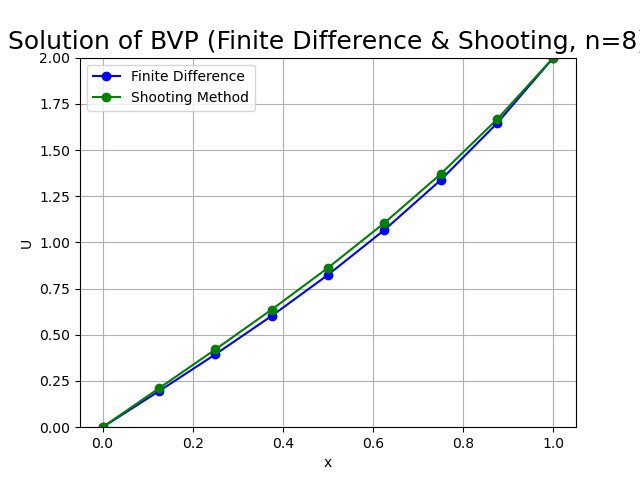

The Python source for this figure:
import numpy as np
import matplotlib.pyplot as mpl
import scipy.sparse

# Parameters
n = 7  
h = 1 / (n + 1) 
g_0 = 0  
g_1 = 2  
p = 0  
q = 4  
x = np.linspace(0, 1, n + 2)  

# Define function f(x)
def f(x):
    return 4 * x

# Construct finite difference matrix A
main_diag = 2 + q * h**2  # main diagonal
sub_diag = -1  # sub-diagonal
super_diag = -1  # super-diagonal

diagonals = [sub_diag * np.ones(n - 1), main_diag * np.ones(n), super_diag * np.ones(n - 1)]
A = scipy.sparse.diags(diagonals, offsets=[-1, 0, 1]).toarray()

# Construct vector B
b = (h**2) * f(x[1:-1])  
b[0] += g_0  
b[-1] += g_1  

# Solve the linear system
from scipy.linalg import solve
U = solve(A, b)

# Add boundary values to U
U_full = np.concatenate(([g_0], U, [g_1]))

# Shooting Method Definitions
def z_p(x, y):
    return 4 * y - 4 * x

def y_p(z):
    return z

y0 = 0
y1 = 2
n_shoot = 8
h_shoot = 1 / n_shoot

# Initial guesses for z0
z0_g1 = 0.5
z0_g2 = 1.0

def solve_ivp(z0):  # solve IVP for given z0
    yvalues = [y0]
    zvalues = [z0]
    xvalues = np.linspace(0, 1, n_shoot + 1)
    for i in range(n_shoot):
        z_next = zvalues[i] + h_shoot * z_p(xvalues[i], yvalues[i])
        y_next = yvalues[i] + h_shoot * y_p(zvalues[i])
        zvalues.append(z_next)
        yvalues.append(y_next)
    return yvalues[-1]

# Secant Method for Shooting
tol = 1e-6
max_iter = 100
f1 = solve_ivp(z0_g1) - y1
f2 = solve_ivp(z0_g2) - y1

for _ in range(max_iter):
    z_new = z0_g2 - f2 * (z0_g2 - z0_g1) / (f2 - f1)
    f_new = solve_ivp(z_new) - y1
    if abs(f_new) < tol:
        z0_correct = z_new
        break
    z0_g1, z0_g2 = z0_g2, z_new
    f1, f2 = f2, f_new

# Compute Shooting Solution
yvalues = [y0]
zvalues = [z0_correct]
xvalues = np.linspace(0, 1, n_shoot + 1)
for i in range(n_shoot):
    z_next = zvalues[i] + h_shoot * z_p(xvalues[i], yvalues[i])
    y_next = yvalues[i] + h_shoot * y_p(zvalues[i])
    zvalues.append(z_next)
    yvalues.append(y_next)

# Plot Solutions
mpl.plot(x, U_full, marker='o', linestyle='-', color='b', label='Finite Difference')
mpl.plot(xvalues, yvalues, marker='o', linestyle='-', color='g', label='Shooting Method')
mpl.xlabel('x')
mpl.ylabel('U')
mpl.ylim(0, 2)
mpl.title(f"Solution of BVP (Finite Difference & Shooting, n={n_shoot})", fontsize=18)
mpl.legend()
mpl.grid(True)
mpl.show()
